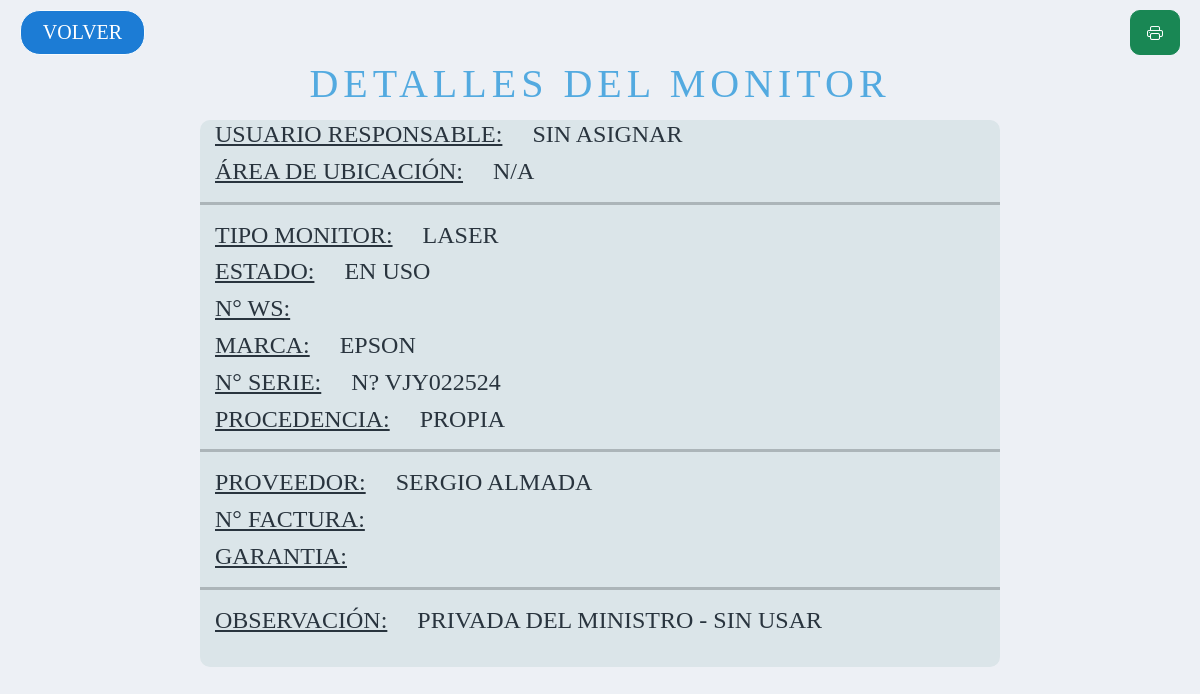
The page /consultadetallemon.php?no=1 on the database its author committed.
### tables this page shows
CREATE TABLE `usuarios` (
  `ID_USUARIO` int(4) NOT NULL,
  `NOMBRE` varchar(50) NOT NULL,
  `CUIL` varchar(11) NOT NULL,
  `ID_AREA` int(3) NOT NULL,
  `PISO` varchar(3) NOT NULL,
  `INTERNO` varchar(10) NOT NULL,
  `CORREO` varchar(100) NOT NULL,
  `CORREO_PERSONAL` varchar(100) NOT NULL,
  `TELEFONO_PERSONAL` varchar(100) NOT NULL,
  `ID_TURNO` int(2) NOT NULL,
  `ACTIVO` varchar(8) NOT NULL,
  `OBSERVACION` longtext NOT NULL
);

CREATE TABLE `area` (
  `ID_AREA` int(5) NOT NULL,
  `AREA` text NOT NULL,
  `ID_REPA` int(3) NOT NULL,
  `ACTIVO` varchar(8) NOT NULL,
  `OBSERVACION` longtext NOT NULL
);

CREATE TABLE `tipop` (
  `ID_TIPOP` int(11) NOT NULL,
  `TIPO` varchar(50) NOT NULL
);

CREATE TABLE `estado_ws` (
  `ID_ESTADOWS` int(3) NOT NULL,
  `ESTADO` varchar(50) NOT NULL
);

CREATE TABLE `marcas` (
  `ID_MARCA` int(11) NOT NULL,
  `MARCA` varchar(50) NOT NULL
);

CREATE TABLE `periferico` (
  `ID_PERI` int(3) NOT NULL,
  `ID_TIPOP` int(3) NOT NULL,
  `NOMBREP` varchar(50) NOT NULL,
  `SERIEG` varchar(50) NOT NULL,
  `ID_MARCA` int(3) NOT NULL,
  `SERIE` varchar(50) NOT NULL,
  `ID_PROCEDENCIA` int(11) NOT NULL,
  `OBSERVACION` longtext NOT NULL,
  `TIPOP` varchar(50) NOT NULL,
  `MAC` varchar(50) NOT NULL,
  `RIP` varchar(50) NOT NULL,
  `IP` varchar(50) NOT NULL,
  `ID_PROVEEDOR` int(11) NOT NULL,
  `FACTURA` varchar(50) NOT NULL,
  `ID_AREA` int(11) NOT NULL,
  `ID_USUARIO` int(3) NOT NULL,
  `GARANTIA` varchar(100) NOT NULL,
  `ID_ESTADOWS` int(3) NOT NULL,
  `ID_MODELO` int(11) NOT NULL
);

CREATE TABLE `procedencia` (
  `ID_PROCEDENCIA` int(11) NOT NULL,
  `PROCEDENCIA` varchar(50) NOT NULL
);

CREATE TABLE `proveedor` (
  `ID_PROVEEDOR` int(11) NOT NULL,
  `PROVEEDOR` varchar(50) NOT NULL
);

### consultadetallemon.php (the view, shortened to what this page needs)
<?php
include('conexion.php');
$consulta = ConsultarIncidente($_GET['no']);
function ConsultarIncidente($no_tic)
{
	$datos_base=mysqli_connect('localhost', 'root', '', 'incidentes') or exit('No se puede conectar con la base de datos');
	$sentencia =  "SELECT * FROM periferico WHERE ID_PERI='".$no_tic."'";
	$resultado = mysqli_query($datos_base, $sentencia);
	$filas = mysqli_fetch_assoc($resultado);
	return [
		$filas['ID_PERI'],
		$filas['ID_TIPOP'],
		$filas['NOMBREP'],
        $filas['SERIEG'],
        $filas['ID_MARCA'],
        $filas['SERIE'],
		$filas['ID_PROCEDENCIA'],
		$filas['OBSERVACION'],
		$filas['TIPOP'],
		$filas['MAC'],
        $filas['RIP'],
		$filas['IP'],
        $filas['ID_PROVEEDOR'],
		$filas['FACTURA'],
        $filas['ID_AREA'],
        $filas['ID_USUARIO'],
		$filas['GARANTIA'],
        $filas['ID_ESTADOWS'],
	];
}
?>
<!DOCTYPE html>
<html>
<head>
	<link rel="stylesheet" type="text/css" href="estiloconsultadetallemon.css">
    <link href="https://cdn.jsdelivr.net/npm/bootstrap@5.1.3/dist/css/bootstrap.min.css" rel="stylesheet">
    <link rel="stylesheet" href="https://cdn.jsdelivr.net/npm/bootstrap-icons@1.5.0/font/bootstrap-icons.css">
</head>
<body>
<header>
        <div class="form-group row justify-content-between" style="margin-top: 0px; margin-left: 10px; margin-right: 10px; padding:10px;">
	        <a id="vlv"  href="monitores.php" class="col-3 btn btn-primary " type="button"  value="VOLVER">VOLVER</a>
            <button id="pr" class="btn btn-success" style="width: 50px; border-radius: 10px; height: 45px;" onClick="imprimir()"><i class='bi bi-printer'></i></button>
		</div>
    </header>
	<section id="ingreso">
        <div id="titulo">
                <h1>DETALLES DEL MONITOR</h1>
        </div>
            <div id="detalles">
            <?php
                $sql = "SELECT u.NOMBRE FROM periferico p LEFT JOIN usuarios u ON u.ID_USUARIO = p.ID_USUARIO WHERE p.ID_USUARIO='$consulta[15]'";
                $resultado = $datos_base->query($sql);
                $row = $resultado->fetch_assoc();
                $nom = $row['NOMBRE'];
                $sql = "SELECT a.AREA FROM periferico p LEFT JOIN area a ON a.ID_AREA = p.ID_AREA WHERE p.ID_AREA='$consulta[14]'";
                $resultado = $datos_base->query($sql);
                $row = $resultado->fetch_assoc();
                $are = $row['AREA'];
                $sql = "SELECT e.ESTADO FROM periferico p INNER JOIN estado_ws e ON e.ID_ESTADOWS = p.ID_ESTADOWS WHERE p.ID_ESTADOWS='$consulta[17]'";
                $resultado = $datos_base->query($sql);
                $row = $resultado->fetch_assoc();
                $est = $row['ESTADO'];
                $sql = "SELECT t.TIPO FROM periferico p INNER JOIN tipop t ON t.ID_TIPOP = p.ID_TIPOP WHERE p.ID_TIPOP='$consulta[1]'";
                $resultado = $datos_base->query($sql);
                $row = $resultado->fetch_assoc();
                $tip = $row['TIPO'];
                $sql = "SELECT m.MARCA FROM periferico p INNER JOIN marcas m ON m.ID_MARCA = p.ID_MARCA WHERE p.ID_MARCA='$consulta[4]'";
                $resultado = $datos_base->query($sql);
                $row = $resultado->fetch_assoc();
                $mar = $row['MARCA'];
                 $sql = "SELECT pr.PROCEDENCIA FROM periferico p LEFT JOIN procedencia pr ON pr.ID_PROCEDENCIA = p.ID_PROCEDENCIA WHERE p.ID_PROCEDENCIA='$consulta[6]'";
                 $resultado = $datos_base->query($sql);
                 $row = $resultado->fetch_assoc();
                 $proce = $row['PROCEDENCIA'];
                 $sql = "SELECT pr.PROVEEDOR FROM periferico p LEFT JOIN proveedor pr ON pr.ID_PROVEEDOR = p.ID_PROVEEDOR WHERE p.ID_PROVEEDOR='$consulta[12]'";
                 $resultado = $datos_base->query($sql);
                 $row = $resultado->fetch_assoc();
                 $prove = $row['PROVEEDOR'];
             ?>
            <h4><u>USUARIO RESPONSABLE:</u>&nbsp &nbsp &nbsp<?php echo $nom ?></h4>
            <h4><u>ÁREA DE UBICACIÓN:</u>&nbsp &nbsp &nbsp<?php echo $are?></h4>
            <hr style='display: block; height: 3px;'>
            <h4><u>TIPO MONITOR:</u>&nbsp &nbsp &nbsp<?php echo $tip?></h4>
            <h4><u>ESTADO:</u>&nbsp &nbsp &nbsp<?php echo $est?></h4>
            <h4><u>N° WS:</u>&nbsp &nbsp &nbsp<?php echo $consulta[3]?></h4>
            <h4><u>MARCA:</u>&nbsp &nbsp &nbsp<?php echo $mar?></h4>
            <h4><u>N° SERIE:</u>&nbsp &nbsp &nbsp<?php echo $consulta[5]?></h4>
            <h4><u>PROCEDENCIA:</u>&nbsp &nbsp &nbsp<?php echo $proce?></h4>
            <hr style='display: block; height: 3px;'>
            <h4><u>PROVEEDOR:</u>&nbsp &nbsp &nbsp<?php echo $prove?></h4>
            <h4><u>N° FACTURA:</u>&nbsp &nbsp &nbsp<?php echo $consulta[13]?></h4>
            <h4><u>GARANTIA:</u>&nbsp &nbsp &nbsp<?php echo $consulta[16]?></h4>
            <hr style='display: block; height: 3px;'>
            <h4><u>OBSERVACIÓN:</u>&nbsp &nbsp &nbsp<?php echo $consulta[7]?></h4><br>
            </div>
	</section>
</body>
</html>

### estiloconsultadetallemon.css (style rules this page uses)
section, header { width: 100%; margin-left: auto; margin-right: auto; }
h1 { text-align: center; color: #53AAE0; font-family: TrasandinaBlack; font-size: 40px; letter-spacing: 5px; }
h4 { text-align: left; margin-top: 10px; margin-left: 15px; margin-bottom: 12px; font-size: 18px; color: #29343e; font-family: TrasandinaMedium; }
header { height: 60px; }
#titulo { height: 60px; }
#ingreso { height: auto; width: 100%; float: left; }
#detalles { height: auto; width: 800px; margin-right: auto; margin-left: auto; background-color: #dbe5e9; border-radius: 10px; }
#detalles, #vlv { margin-bottom: 10px; }
#vlv { width: 125px; height: 45px; background-color: #1c7cd5; border-color: #f7fbfd; font-size: 20px; font-family: TrasandinaBook; border-radius: 20px; }

### consultadetallemon.php (style rules this page uses)
body { background-color: #edf0f5; }

### rows shown on the page
usuarios: NOMBRE "SIN ASIGNAR"
area: AREA "N/A"
tipop: TIPO "LASER"
estado_ws: ESTADO "EN USO"
marcas: MARCA "EPSON"
periferico: SERIE "N? VJY022524", OBSERVACION "PRIVADA DEL MINISTRO - SIN USAR"
procedencia: PROCEDENCIA "PROPIA"
proveedor: PROVEEDOR "SERGIO ALMADA"
